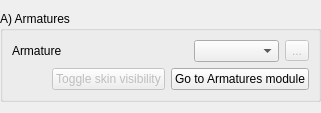
     <widget class="QWidget" name="ArmaturesPage">
      <property name="toolTip">
       <string/>
      </property>
      <property name="whatsThis">
       <string/>
      </property>
      <property name="accessibleName">
       <string>Create armature (rigging)</string>
      </property>
      <property name="accessibleDescription">
       <string>&lt;!DOCTYPE HTML PUBLIC &quot;-//W3C//DTD HTML 4.0//EN&quot; &quot;http://www.w3.org/TR/REC-html40/strict.dtd&quot;&gt;
&lt;html&gt;&lt;head&gt;&lt;meta name=&quot;qrichtext&quot; content=&quot;1&quot; /&gt;&lt;style type=&quot;text/css&quot;&gt;
p, li { white-space: pre-wrap; }
&lt;/style&gt;&lt;/head&gt;&lt;body style=&quot; font-family:'MS Shell Dlg 2'; font-size:8.25pt; font-weight:400; font-style:normal;&quot;&gt;
&lt;p style=&quot; margin-top:0px; margin-bottom:0px; margin-left:0px; margin-right:0px; -qt-block-indent:0; text-indent:0px;&quot;&gt;&lt;span style=&quot; font-size:10pt; font-weight:600;&quot;&gt;Create armature (rigging)&lt;/span&gt;&lt;/p&gt;
&lt;p style=&quot; margin-top:12px; margin-bottom:12px; margin-left:0px; margin-right:0px; -qt-block-indent:0; text-indent:0px;&quot;&gt;&lt;span style=&quot; font-size:8pt;&quot;&gt;An armature is a skeleton that controls volume animation.&lt;br /&gt;Existing armatures can be loaded and be &lt;/span&gt;&lt;span style=&quot; font-size:8pt;&quot;&gt;manually &lt;/span&gt;&lt;span style=&quot; font-size:8pt;&quot;&gt;fit by click&amp;amp;drag inside the bone surface model. &lt;br /&gt;Default armatures are available in the &amp;quot;Select a Preset&amp;quot; menu but you can also load/save an armature from/to file.&lt;/span&gt;&lt;/p&gt;
&lt;p style=&quot; margin-top:12px; margin-bottom:12px; margin-left:0px; margin-right:0px; -qt-block-indent:0; text-indent:0px;&quot;&gt;&lt;span style=&quot; font-size:8pt;&quot;&gt;For more details, see the Armature module.&lt;/span&gt;&lt;/p&gt;&lt;/body&gt;&lt;/html&gt;</string>
      </property>
      <layout class="QFormLayout" name="formLayout_7">
       <property name="fieldGrowthPolicy">
        <enum>QFormLayout::AllNonFixedFieldsGrow</enum>
       </property>
       <property name="leftMargin">
        <number>0</number>
       </property>
       <property name="rightMargin">
        <number>0</number>
       </property>
       <item row="0" column="0" colspan="2">
        <widget class="ctkCollapsibleGroupBox" name="ArmaturesCollapsibleGroupBox">
         <property name="sizePolicy">
          <sizepolicy hsizetype="Preferred" vsizetype="Minimum">
           <horstretch>0</horstretch>
           <verstretch>0</verstretch>
          </sizepolicy>
         </property>
         <property name="accessibleName">
          <string>Create Rest Armature</string>
         </property>
         <property name="accessibleDescription">
          <string>&lt;!DOCTYPE HTML PUBLIC &quot;-//W3C//DTD HTML 4.0//EN&quot; &quot;http://www.w3.org/TR/REC-html40/strict.dtd&quot;&gt;
&lt;html&gt;&lt;head&gt;&lt;meta name=&quot;qrichtext&quot; content=&quot;1&quot; /&gt;&lt;style type=&quot;text/css&quot;&gt;
p, li { white-space: pre-wrap; }
&lt;/style&gt;&lt;/head&gt;&lt;body style=&quot; font-family:'MS Shell Dlg 2'; font-size:8.25pt; font-weight:400; font-style:normal;&quot;&gt;
&lt;p style=&quot; margin-top:12px; margin-bottom:12px; margin-left:0px; margin-right:0px; -qt-block-indent:0; text-indent:0px;&quot;&gt;&lt;span style=&quot; font-size:8pt;&quot;&gt;The armatures enable to animate the input volume. For more details see the armature module. &lt;/span&gt;&lt;/p&gt;&lt;/body&gt;&lt;/html&gt;</string>
         </property>
         <property name="title">
          <string>A) Armatures</string>
         </property>
         <property name="collapsed">
          <bool>false</bool>
         </property>
         <layout class="QGridLayout" name="gridLayout_5">
          <item row="0" column="0">
           <widget class="QLabel" name="ArmaturesArmatureLabel">
            <property name="text">
             <string>Armature</string>
            </property>
            <property name="textFormat">
             <enum>Qt::RichText</enum>
            </property>
            <property name="scaledContents">
             <bool>false</bool>
            </property>
           </widget>
          </item>
          <item row="1" column="0" colspan="4">
           <layout class="QHBoxLayout" name="horizontalLayout_5">
            <item>
             <spacer name="horizontalSpacer_4">
              <property name="orientation">
               <enum>Qt::Horizontal</enum>
              </property>
              <property name="sizeHint" stdset="0">
               <size>
                <width>40</width>
                <height>20</height>
               </size>
              </property>
             </spacer>
            </item>
            <item>
             <widget class="QPushButton" name="ArmaturesToggleVisiblePushButton">
              <property name="enabled">
               <bool>false</bool>
              </property>
              <property name="toolTip">
               <string>&lt;!DOCTYPE HTML PUBLIC &quot;-//W3C//DTD HTML 4.0//EN&quot; &quot;http://www.w3.org/TR/REC-html40/strict.dtd&quot;&gt;
&lt;html&gt;&lt;head&gt;&lt;meta name=&quot;qrichtext&quot; content=&quot;1&quot; /&gt;&lt;style type=&quot;text/css&quot;&gt;
p, li { white-space: pre-wrap; }
&lt;/style&gt;&lt;/head&gt;&lt;body style=&quot; font-family:'MS Shell Dlg 2'; font-size:8.25pt; font-weight:400; font-style:normal;&quot;&gt;
&lt;p style=&quot; margin-top:0px; margin-bottom:0px; margin-left:0px; margin-right:0px; -qt-block-indent:0; text-indent:0px;&quot;&gt;&lt;span style=&quot; font-size:8pt;&quot;&gt;Toggle the skin surface model visibility.&lt;/span&gt;&lt;/p&gt;
&lt;p style=&quot;-qt-paragraph-type:empty; margin-top:0px; margin-bottom:0px; margin-left:0px; margin-right:0px; -qt-block-indent:0; text-indent:0px; font-size:8pt;&quot;&gt;&lt;/p&gt;
&lt;p style=&quot; margin-top:0px; margin-bottom:0px; margin-left:0px; margin-right:0px; -qt-block-indent:0; text-indent:0px;&quot;&gt;&lt;span style=&quot; font-size:8pt;&quot;&gt;It is highly advised to hide the skin surface model when creating a custom armature as the bone are dropped on first surface under the mouse cursor. In the case where the skin is visible, they would be dropped onto the skin when they should mimic the real bones' positions.&lt;/span&gt;&lt;/p&gt;&lt;/body&gt;&lt;/html&gt;</string>
              </property>
              <property name="text">
               <string>Toggle skin visibility</string>
              </property>
             </widget>
            </item>
            <item>
             <widget class="QPushButton" name="ArmaturesGoToPushButton">
              <property name="toolTip">
               <string>Open the &quot;Armatures&quot; module</string>
              </property>
              <property name="text">
               <string>Go to Armatures module</string>
              </property>
             </widget>
            </item>
           </layout>
          </item>
          <item row="0" column="1">
           <widget class="qMRMLNodeComboBox" name="ArmaturesArmatureNodeComboBox">
            <property name="nodeTypes">
             <stringlist>
              <string>vtkMRMLArmatureNode</string>
             </stringlist>
            </property>
            <property name="baseName">
             <string>Armature</string>
            </property>
            <property name="addEnabled">
             <bool>false</bool>
            </property>
            <property name="renameEnabled">
             <bool>true</bool>
            </property>
           </widget>
          </item>
          <item row="0" column="3">
           <widget class="QToolButton" name="ArmaturesArmatureSaveToolButton">
            <property name="enabled">
             <bool>false</bool>
            </property>
            <property name="toolTip">
             <string>Save  to file the current armature.</string>
            </property>
            <property name="text">
             <string>...</string>
            </property>
           </widget>
          </item>
          <item row="0" column="2">
           <widget class="ctkComboBox" name="ArmaturesPresetComboBox">
            <property name="sizeAdjustPolicy">
             <enum>QComboBox::AdjustToContents</enum>
            </property>
            <property name="duplicatesEnabled">
             <bool>true</bool>
            </property>
            <property name="defaultText">
             <string>Select a Preset</string>
            </property>
           </widget>
          </item>
         </layout>
        </widget>
       </item>
      </layout>
     </widget>
